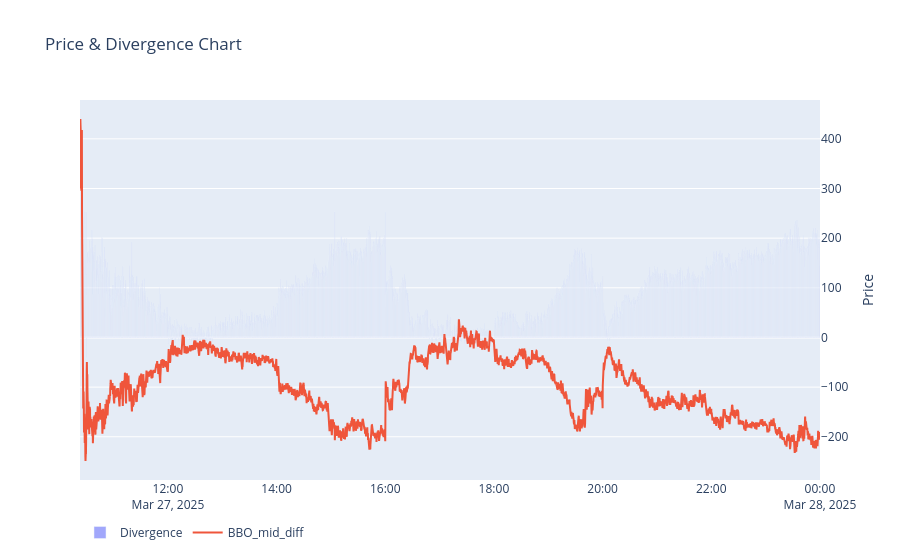

This figure's notebook cell:
### Code cell
bbo_mid_df = arb_stats.group_by_dynamic("timestamp", every='1000000i', closed="right", label='right').agg(
    ((pl.max_horizontal(
        (pl.col('bid_price_bybit').last() - pl.col('ask_price_gate-io-futures').last()),
        (pl.col('bid_price_gate-io-futures').last() - pl.col('ask_price_bybit').last())
    ) / pl.col('ask_price_bybit')).last() * 10000).alias('bbo_divergence_bps'),
    (((pl.col('bid_price_bybit').last() + pl.col('ask_price_bybit').last()) - (pl.col('ask_price_gate-io-futures').last() + pl.col('bid_price_gate-io-futures').last())) / 2 / pl.col('ask_price_bybit').last() * 10000).alias('bbo_mid_diff'),
).with_columns(
    pl.col('bbo_mid_diff').ewm_mean(alpha=0.1, adjust=False).alias('bbo_mid_ma_diff')
)

divergence_plot(bbo_mid_df, subplot_type='bbo_diff')

### Figure 1 — Plotly figure (JSON) as saved in the notebook; plotly's stock layout.template omitted (floating-point values rounded to 4 significant figures; data arrays with more than 128 entries replaced by an {"elided": "..."} marker saying what was removed)
{"data": [{"name": "Divergence", "opacity": 0.6, "type": "bar", "x": {"elided": "4903 str values"}, "y": {"elided": "4903 float values"}}, {"line": {"width": 2}, "mode": "lines", "name": "BBO_mid_diff", "type": "scatter", "x": {"elided": "4903 str values"}, "y": {"elided": "4903 float values"}}], "layout": {"autosize": true, "bargap": 0, "legend": {"orientation": "h"}, "title": {"text": "Price & Divergence Chart"}, "xaxis": {"autorange": true, "range": ["2025-03-27 10:22:55", "2025-03-28 00:00:05"], "rangeslider": {"visible": false, "yaxis": {}}, "type": "date"}, "yaxis": {"autorange": true, "range": [-287.0, 478.2], "side": "right", "title": {"text": "Price"}, "type": "linear"}, "yaxis2": {"anchor": "free", "overlaying": "y", "position": 0.05, "showgrid": false, "side": "left", "title": {"text": "Divergence"}}}}
